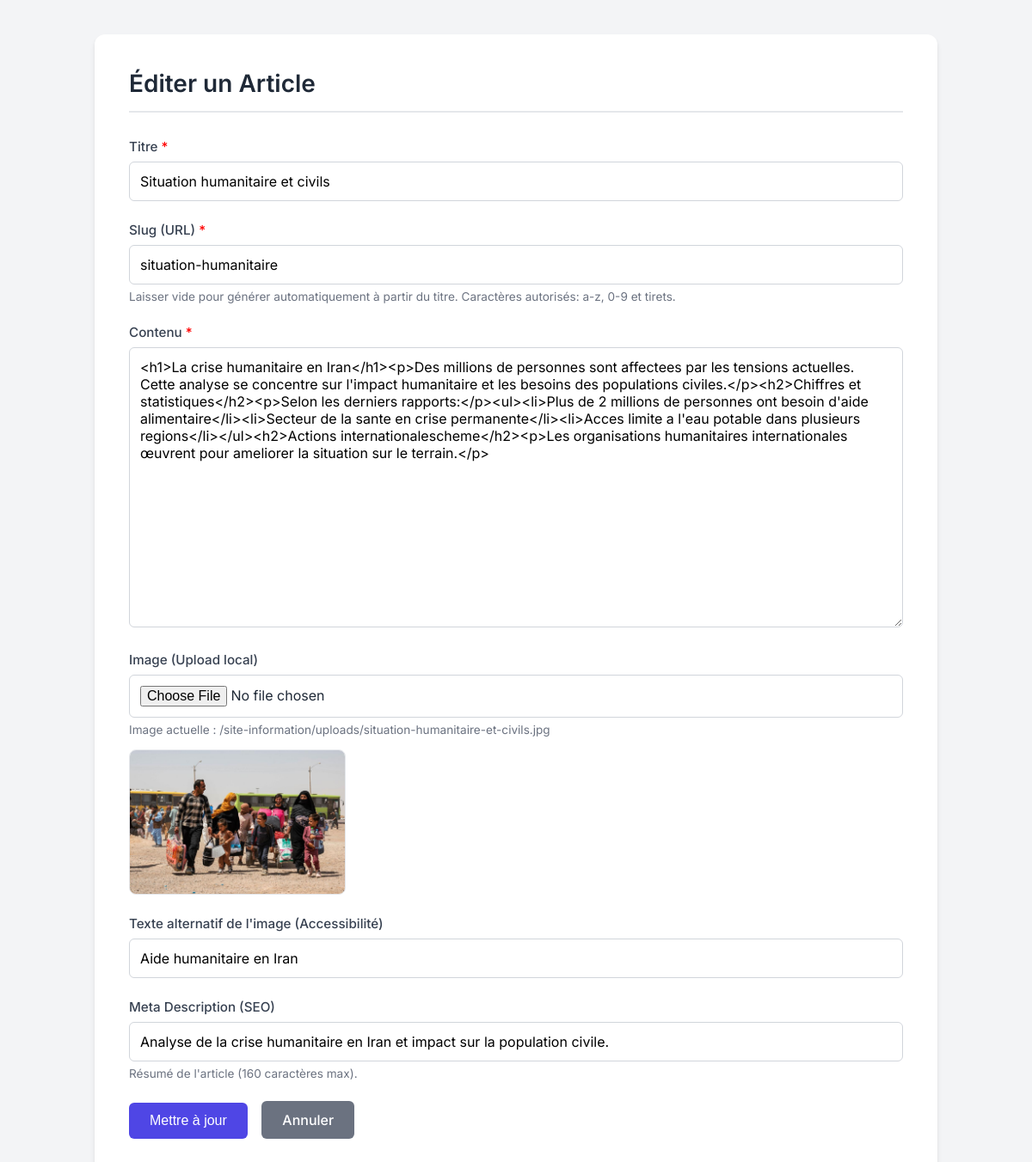
Screenshot of /backoffice/article-form.php?id=2 (signed in) with the database file from the repository.
### tables this page shows
CREATE TABLE articles (
    id INT AUTO_INCREMENT PRIMARY KEY,
    titre VARCHAR(255) NOT NULL,
    slug VARCHAR(255) NOT NULL UNIQUE,
    contenu TEXT NOT NULL,
    image_url VARCHAR(255),
    image_alt VARCHAR(150),
    meta_description VARCHAR(160),
    date_creation TIMESTAMP DEFAULT CURRENT_TIMESTAMP,
    date_modification TIMESTAMP DEFAULT CURRENT_TIMESTAMP ON UPDATE CURRENT_TIMESTAMP,
    INDEX (slug),
    INDEX (date_creation)
);

### backoffice/article-form.php (the view, shortened to what this page needs)
<?php
require_once '../includes/db.php';
$id = isset($_GET['id']) ? (int)$_GET['id'] : null;
$article = [
    'titre' => '',
    'slug' => '',
    'contenu' => '',
    'image_url' => '',
    'image_alt' => '',
    'meta_description' => ''
];
if ($id) {
    try {
        $stmt = $pdo->prepare("SELECT * FROM articles WHERE id = :id");
        $stmt->execute([':id' => $id]);
        $fetched = $stmt->fetch(PDO::FETCH_ASSOC);
        if ($fetched) {
            $article = $fetched;
        } else {
            $error = "Article introuvable.";
            $id = null;
        }
    } catch (PDOException $e) {
        $error = "Erreur SQL : " . $e->getMessage();
    }
}
?>
<!DOCTYPE html>
<html lang="fr">
<head>
</head>
<body>
<div class="container">
    <h1><?= $id ? 'Éditer' : 'Ajouter' ?> un Article</h1>
    <form method="POST" action="" enctype="multipart/form-data">
        <div class="form-group">
            <label for="titre">Titre <span style="color:red">*</span></label>
            <input type="text" id="titre" name="titre" value="<?= htmlspecialchars($article['titre']) ?>" required>
        </div>
        <div class="form-group">
            <label for="slug">Slug (URL) <span style="color:red">*</span></label>
            <input type="text" id="slug" name="slug" value="<?= htmlspecialchars($article['slug']) ?>" required>
            <div class="info">Laisser vide pour générer automatiquement à partir du titre. Caractères autorisés: a-z, 0-9 et tirets.</div>
        </div>
        <div class="form-group">
            <label for="contenu">Contenu <span style="color:red">*</span></label>
            <textarea id="contenu" name="contenu" rows="15" style="width:100%"><?= htmlspecialchars($article['contenu']) ?></textarea>
        </div>
        <div class="form-group">
            <label for="image_file">Image (Upload local)</label>
            <input type="file" id="image_file" name="image_file" accept=".jpg,.jpeg,.png,.webp">
            <?php if (!empty($article['image_url'])): ?>
                <div class="info">Image actuelle : <?= htmlspecialchars($article['image_url']) ?></div>
                <img src="../<?= htmlspecialchars($article['image_url']) ?>" alt="Aperçu">
            <?php endif; ?>
        </div>
        <div class="form-group">
            <label for="image_alt">Texte alternatif de l'image (Accessibilité)</label>
            <input type="text" id="image_alt" name="image_alt" value="<?= htmlspecialchars($article['image_alt']) ?>">
        </div>
        <div class="form-group">
            <label for="meta_description">Meta Description (SEO)</label>
            <input type="text" id="meta_description" name="meta_description" value="<?= htmlspecialchars($article['meta_description']) ?>" maxlength="160">
            <div class="info">Résumé de l'article (160 caractères max).</div>
        </div>
        <div>
            <button type="submit" class="btn-submit"><?= $id ? 'Mettre à jour' : 'Enregistrer' ?></button>
            <a href="articles.php" class="btn-cancel">Annuler</a>
        </div>
    </form>
</div>
</body>
</html>

### backoffice/article-form.php (style rules this page uses)
:root { --primary: #4f46e5; --primary-hover: #4338ca; --success: #10b981; --success-hover: #059669; --secondary: #6b7280; --secondary-hover: #4b5563; --bg-color: #f3f4f6; --card-bg: #ffffff; --text-main: #1f2937; --text-muted: #6b7280; --border-color: #d1d5db; }
body { font-family: 'Inter', sans-serif; background-color: var(--bg-color); color: var(--text-main); margin: 0; padding: 40px 20px; -webkit-font-smoothing: antialiased; }
.container { background: var(--card-bg); padding: 40px; border-radius: 12px; box-shadow: 0 4px 6px -1px rgba(0, 0, 0, 0.1), 0 2px 4px -1px rgba(0, 0, 0, 0.06); max-width: 900px; margin: 0 auto; }
h1 { margin-top: 0; margin-bottom: 30px; font-size: 1.75rem; color: var(--text-main); font-weight: 600; border-bottom: 2px solid #e5e7eb; padding-bottom: 15px; }
.form-group { margin-bottom: 24px; }
.form-group label { display: block; font-weight: 500; margin-bottom: 8px; color: #374151; font-size: 0.95rem; }
.form-group input[type="text"], .form-group input[type="file"], .form-group textarea { width: 100%; padding: 12px; border: 1px solid var(--border-color); border-radius: 6px; box-sizing: border-box; font-family: 'Inter', sans-serif; font-size: 1rem; transition: border-color 0.2s; }
.form-group img { max-width: 250px; margin-top: 15px; display: block; border-radius: 8px; border: 1px solid #e5e7eb; }
.btn-submit { background-color: var(--primary); color: white; border: none; padding: 12px 24px; text-decoration: none; border-radius: 6px; cursor: pointer; font-size: 1rem; font-weight: 500; transition: background-color 0.2s; }
.btn-cancel { background-color: var(--secondary); color: white; padding: 12px 24px; text-decoration: none; border-radius: 6px; display: inline-block; margin-left: 12px; font-size: 1rem; font-weight: 500; transition: background-color 0.2s; }
.info { font-size: 0.85rem; color: var(--text-muted); margin-top: 6px; }

### rows the page displays
articles: titre "Situation humanitaire et civils", slug "situation-humanitaire", contenu "<h1>La crise humanitaire en Iran</h1><p>Des millions de personnes sont affectees par les tensions actuelles. Cette analyse se concentre sur l'impact humanitaire et les besoins des populations civiles.</p><h2>Chiffres et statistiques</h2><p>Selon les derniers rapports:</p><ul><li>Plus de 2 millions de personnes ont besoin d'aide alimentaire</li><li>Secteur de la sante en crise permanente</li><li>Acces limite a l'eau potable dans plusieurs regions</li></ul><h2>Actions internationalescheme</h2><p>Les organisations humanitaires internationales œuvrent pour ameliorer la situation sur le terrain.</p>", image_url "/site-information/uploads/situation-humanitaire-et-civils.jpg", image_url (picture), image_alt "Aide humanitaire en Iran", meta_description "Analyse de la crise humanitaire en Iran et impact sur la population civile."
